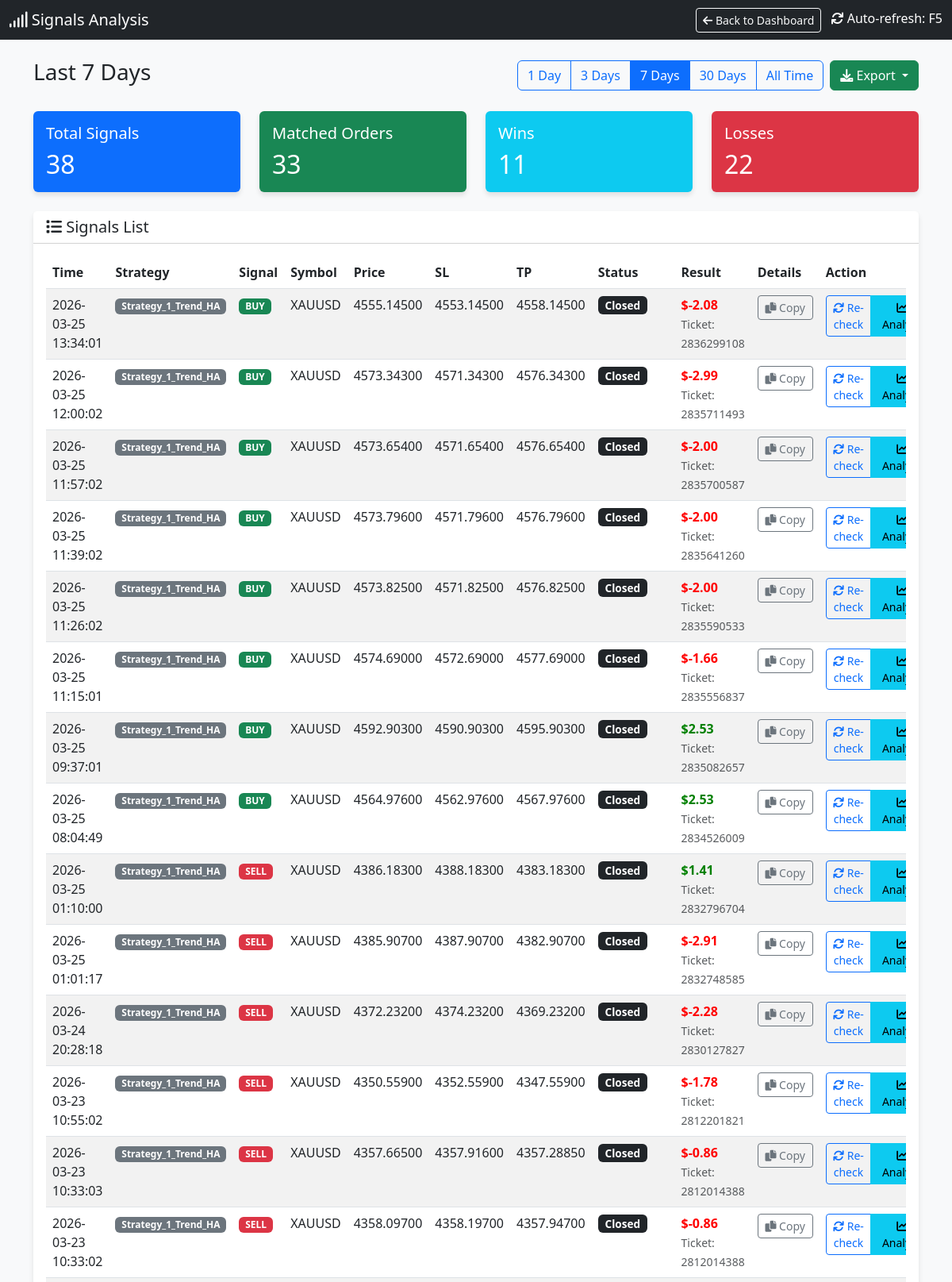
The app's page /signals (upper part) with its own data.
### tables this page shows
CREATE TABLE signals (
                id INTEGER PRIMARY KEY AUTOINCREMENT,
                timestamp DATETIME DEFAULT CURRENT_TIMESTAMP,
                strategy_name TEXT,
                symbol TEXT,
                signal_type TEXT,
                price REAL,
                sl REAL,
                tp REAL,
                indicators TEXT,
                status TEXT,
                account_id INTEGER DEFAULT 0
            );

CREATE TABLE orders (
                ticket INTEGER PRIMARY KEY,
                strategy_name TEXT,
                symbol TEXT,
                order_type TEXT,
                volume REAL,
                open_price REAL,
                sl REAL,
                tp REAL,
                open_time DATETIME,
                close_price REAL,
                profit REAL,
                comment TEXT,
                account_id INTEGER DEFAULT 0
            );

### dashboard.py (the view)
@app.route('/signals')
def signals_page():
    cur = get_db().cursor()
    days_param = request.args.get('days', '7')  # Default 7 days
    if days_param == "all":
        days = 36500
        filter_label = "All Time"
    else:
        try:
            days = int(days_param)
            filter_label = f"Last {days} Days"
        except:
            days = 7
            filter_label = "Last 7 Days"
    cutoff_date = datetime.now() - timedelta(days=days)
    cutoff_str = cutoff_date.strftime("%Y-%m-%d %H:%M:%S")
    cur.execute("SELECT * FROM signals WHERE timestamp >= ? ORDER BY timestamp DESC", (cutoff_str,))
    signals = cur.fetchall()
    signals_with_status = []
    for sig in signals:
        signal_dict = dict(sig)
        try:
            sig_timestamp = sig['timestamp']
            if isinstance(sig_timestamp, str):
                try:
                    sig_time = datetime.strptime(sig_timestamp, '%Y-%m-%d %H:%M:%S')
                except:
                    try:
                        sig_time = datetime.strptime(sig_timestamp, '%Y-%m-%d %H:%M:%S.%f')
                    except:
                        sig_time = datetime.fromisoformat(sig_timestamp.replace('Z', '+00:00'))
            else:
                sig_time = datetime.fromtimestamp(sig_timestamp)
            time_lower = (sig_time - timedelta(seconds=30)).strftime('%Y-%m-%d %H:%M:%S')
            time_upper = (sig_time + timedelta(seconds=30)).strftime('%Y-%m-%d %H:%M:%S')
        except Exception as e:
            time_lower = None
            time_upper = None
        matching_order = None
        if time_lower and time_upper:
            try:
                cur.execute("""
                    SELECT * FROM orders
                    WHERE strategy_name = ?
                    AND symbol = ?
                    AND order_type = ?
                    AND open_time BETWEEN ? AND ?
                    ORDER BY ABS(open_price - ?) ASC
                    LIMIT 1
                """, (sig['strategy_name'], sig['symbol'], sig['signal_type'], time_lower, time_upper, sig['price']))
                matching_order = cur.fetchone()
            except Exception as e:
                pass
        if matching_order:
            signal_dict['order_ticket'] = matching_order['ticket']
            signal_dict['order_profit'] = matching_order['profit']
            signal_dict['order_status'] = 'closed' if matching_order['profit'] is not None else 'open'
            signal_dict['has_order'] = True
        else:
            signal_dict['order_ticket'] = None
            signal_dict['order_profit'] = None
            signal_dict['order_status'] = 'not_found'
            signal_dict['has_order'] = False
        signals_with_status.append(signal_dict)
    total_signals = len(signals_with_status)
    matched_orders = len([s for s in signals_with_status if s['has_order']])
    wins = len([s for s in signals_with_status if s['has_order'] and s['order_profit'] is not None and s['order_profit'] > 0])
    losses = len([s for s in signals_with_status if s['has_order'] and s['order_profit'] is not None and s['order_profit'] < 0])
    cur.execute("SELECT DISTINCT strategy_name FROM orders ORDER BY strategy_name")
    strategies = [row['strategy_name'] for row in cur.fetchall()]
    return render_template('signals.html',
                         signals=signals_with_status,
                         total_signals=total_signals,
                         matched_orders=matched_orders,
                         wins=wins,
                         losses=losses,
                         current_filter=days_param,
                         filter_label=filter_label,
                         strategies=strategies)

### dashboard.py (called while the page is built)
def get_db():
    db = getattr(g, '_database', None)
    if db is None:
        db = g._database = sqlite3.connect(DB_PATH)
        db.row_factory = sqlite3.Row
    return db

@app.teardown_appcontext
def close_connection(exception):
    db = getattr(g, '_database', None)
    if db is not None:
        db.close()

def format_vn_time(value):
    if not value:
        return ""
    try:
        if isinstance(value, str):
            try:
                dt = datetime.strptime(value, "%Y-%m-%d %H:%M:%S")
            except ValueError:
                try:
                    dt = datetime.strptime(value, "%Y-%m-%d %H:%M:%S.%f")
                except ValueError:
                    dt = datetime.strptime(value, "%Y-%m-%d %H:%M")
        else:
            dt = value
        vn_time = dt + timedelta(hours=7)
        res = vn_time.strftime("%Y-%m-%d %H:%M:%S")
        return res
    except Exception as e:
        print(f"DEBUG: Error parsing '{value}': {e}")
        return value # Return original on error

### templates/signals.html (shortened to what this page needs)
<!DOCTYPE html>
<html lang="en">
<head>
    <link href="https://cdn.jsdelivr.net/npm/bootstrap@5.3.0/dist/css/bootstrap.min.css" rel="stylesheet">
    <link href="https://cdnjs.cloudflare.com/ajax/libs/font-awesome/6.0.0/css/all.min.css" rel="stylesheet">
</head>
<body>
    <nav class="navbar navbar-dark bg-dark mb-4">
        <div class="container-fluid">
            <span class="navbar-brand mb-0 h1"><i class="fas fa-signal"></i> Signals Analysis</span>
            <div>
                <a href="/" class="btn btn-outline-light btn-sm me-2">
                    <i class="fas fa-arrow-left"></i> Back to Dashboard
                </a>
                <span class="text-white"><i class="fas fa-sync"></i> Auto-refresh: F5</span>
            </div>
        </div>
    </nav>
    <div class="container mb-4">
        <div class="d-flex justify-content-between align-items-center">
            <h3>{{ filter_label }}</h3>
            <div class="d-flex gap-2">
                <div class="btn-group" role="group">
                    <a href="/signals?days=1" class="btn btn-outline-primary {% if current_filter == '1' %}active{% endif %}">1 Day</a>
                    <a href="/signals?days=3" class="btn btn-outline-primary {% if current_filter == '3' %}active{% endif %}">3 Days</a>
                    <a href="/signals?days=7" class="btn btn-outline-primary {% if current_filter == '7' %}active{% endif %}">7 Days</a>
                    <a href="/signals?days=30" class="btn btn-outline-primary {% if current_filter == '30' %}active{% endif %}">30 Days</a>
                    <a href="/signals?days=all" class="btn btn-outline-primary {% if current_filter == 'all' %}active{% endif %}">All Time</a>
                </div>
                <div class="btn-group" role="group">
                    <button type="button" class="btn btn-success dropdown-toggle" data-bs-toggle="dropdown" aria-expanded="false" title="Export to CSV">
                        <i class="fas fa-download"></i> Export
                    </button>
                </div>
            </div>
        </div>
    </div>
    <div class="container">
        <div class="row mb-4">
            <div class="col-md-3">
                <div class="card bg-primary text-white">
                    <div class="card-body">
                        <h5 class="card-title">Total Signals</h5>
                        <h2 class="card-text">{{ total_signals }}</h2>
                    </div>
                </div>
            </div>
            <div class="col-md-3">
                <div class="card bg-success text-white">
                    <div class="card-body">
                        <h5 class="card-title">Matched Orders</h5>
                        <h2 class="card-text">{{ matched_orders }}</h2>
                    </div>
                </div>
            </div>
            <div class="col-md-3">
                <div class="card bg-info text-white">
                    <div class="card-body">
                        <h5 class="card-title">Wins</h5>
                        <h2 class="card-text">{{ wins }}</h2>
                    </div>
                </div>
            </div>
            <div class="col-md-3">
                <div class="card bg-danger text-white">
                    <div class="card-body">
                        <h5 class="card-title">Losses</h5>
                        <h2 class="card-text">{{ losses }}</h2>
                    </div>
                </div>
            </div>
        </div>
        <div class="card">
            <div class="card-header bg-white">
                <h5 class="mb-0"><i class="fas fa-list"></i> Signals List</h5>
            </div>
            <div class="card-body">
                <div class="table-responsive">
                    <table class="table table-hover table-striped">
                        <thead>
                            <tr>
                                <th>Time</th>
                                <th>Strategy</th>
                                <th>Signal</th>
                                <th>Symbol</th>
                                <th>Price</th>
                                <th>SL</th>
                                <th>TP</th>
                                <th>Status</th>
                                <th>Result</th>
                                <th>Details</th>
                                <th>Action</th>
                            </tr>
                        </thead>
                        <tbody>
                            {% for sig in signals %}
                            <tr class="signal-row" id="signal-row-{{ sig.id }}">
                                <td>{{ sig.timestamp | to_vn_time }}</td>
                                <td><span class="badge bg-secondary">{{ sig.strategy_name }}</span></td>
                                <td>
                                    {% if sig.signal_type == 'BUY' %}
                                    <span class="badge badge-buy">BUY</span>
                                    {% else %}
                                    <span class="badge badge-sell">SELL</span>
                                    {% endif %}
                                </td>
                                <td>{{ sig.symbol }}</td>
                                <td>{{ "%.5f"|format(sig.price) }}</td>
                                <td>{{ "%.5f"|format(sig.sl) if sig.sl else '-' }}</td>
                                <td>{{ "%.5f"|format(sig.tp) if sig.tp else '-' }}</td>
                                <td id="status-{{ sig.id }}">
                                    {% if sig.has_order %}
                                        {% if sig.order_status == 'closed' %}
                                            <span class="badge bg-dark status-badge">Closed</span>
                                        {% else %}
                                            <span class="badge bg-warning status-badge">Open</span>
                                        {% endif %}
                                    {% else %}
                                        <span class="badge bg-secondary status-badge">Not Found</span>
                                    {% endif %}
                                </td>
                                <td id="result-{{ sig.id }}">
                                    {% if sig.has_order and sig.order_profit is not none %}
                                        <span class="{% if sig.order_profit >= 0 %}profit-pos{% else %}profit-neg{% endif %}">
                                            ${{ "%.2f"|format(sig.order_profit) }}
                                        </span>
                                        <br>
                                        <small class="text-muted">Ticket: {{ sig.order_ticket }}</small>
                                    {% elif sig.has_order %}
                                        <span class="text-muted">Running...</span>
                                    {% else %}
                                        <span class="text-muted">-</span>
                                    {% endif %}
                                </td>
                                <td id="details-{{ sig.id }}">
                                    <button class="btn btn-sm btn-outline-secondary copy-details-btn"
                                            data-signal-id="{{ sig.id }}"
                                            data-signal-data='{{ sig|tojson }}'
                                            title="Copy signal details">
                                        <i class="fas fa-copy"></i> Copy
                                    </button>
                                </td>
                                <td id="action-{{ sig.id }}">
                                    <div class="btn-group" role="group">
                                        {% if not sig.has_order %}
                                            <button class="btn btn-sm btn-primary check-mt5-btn" data-signal-id="{{ sig.id }}">
                                                <i class="fas fa-search"></i> Check MT5
                                            </button>
                                        {% else %}
                                            <button class="btn btn-sm btn-outline-primary check-mt5-btn" data-signal-id="{{ sig.id }}">
                                                <i class="fas fa-sync"></i> Re-check
                                            </button>
                                        {% endif %}
                                        <button class="btn btn-sm btn-info analyze-signal-btn" data-signal-id="{{ sig.id }}" title="Analyze signal">
                                            <i class="fas fa-chart-line"></i> Analyze
                                        </button>
                                    </div>
                                </td>
                            </tr>
                            {% endfor %}
                        </tbody>
                    </table>
                </div>
            </div>
        </div>
    </div>
</body>
</html>

### templates/signals.html (style rules this page uses)
body { background-color: #f8f9fa; }
.card { box-shadow: 0 4px 6px rgba(0, 0, 0, 0.1); border: none; }
.profit-pos { color: green; font-weight: bold; }
.profit-neg { color: red; font-weight: bold; }
.badge-buy { background-color: #198754; }
.badge-sell { background-color: #dc3545; }
.status-badge { font-size: 0.85em; padding: 0.35em 0.65em; }
.signal-row { transition: background-color 0.2s; }
.copy-details-btn { min-width: 70px; }
.analyze-signal-btn { min-width: 80px; }

### records on screen
signals: timestamp|to_vn_time "2026-03-25 13:34:01", strategy_name "Strategy_1_Trend_HA", symbol "XAUUSD", price "4555.14500", sl "4553.14500", tp "4558.14500"
orders: order_profit "-2.08", order_ticket "2836299108"
signals: timestamp|to_vn_time "2026-03-25 12:00:02", strategy_name "Strategy_1_Trend_HA", symbol "XAUUSD", price "4573.34300", sl "4571.34300", tp "4576.34300"
orders: order_profit "-2.99", order_ticket "2835711493"
signals: timestamp|to_vn_time "2026-03-25 11:57:02", strategy_name "Strategy_1_Trend_HA", symbol "XAUUSD", price "4573.65400", sl "4571.65400", tp "4576.65400"
orders: order_profit "-2.00", order_ticket "2835700587"
signals: timestamp|to_vn_time "2026-03-25 11:39:02", strategy_name "Strategy_1_Trend_HA", symbol "XAUUSD", price "4573.79600", sl "4571.79600", tp "4576.79600"
orders: order_profit "-2.00", order_ticket "2835641260"
signals: timestamp|to_vn_time "2026-03-25 11:26:02", strategy_name "Strategy_1_Trend_HA", symbol "XAUUSD", price "4573.82500", sl "4571.82500", tp "4576.82500"
orders: order_profit "-2.00", order_ticket "2835590533"
signals: timestamp|to_vn_time "2026-03-25 11:15:01", strategy_name "Strategy_1_Trend_HA", symbol "XAUUSD", price "4574.69000", sl "4572.69000", tp "4577.69000"
orders: order_profit "-1.66", order_ticket "2835556837"
signals: timestamp|to_vn_time "2026-03-25 09:37:01", strategy_name "Strategy_1_Trend_HA", symbol "XAUUSD", price "4592.90300", sl "4590.90300", tp "4595.90300"
orders: order_profit "2.53", order_ticket "2835082657"
signals: timestamp|to_vn_time "2026-03-25 08:04:49", strategy_name "Strategy_1_Trend_HA", symbol "XAUUSD", price "4564.97600", sl "4562.97600", tp "4567.97600"
orders: order_profit "2.53", order_ticket "2834526009"
signals: timestamp|to_vn_time "2026-03-25 01:10:00", strategy_name "Strategy_1_Trend_HA", symbol "XAUUSD", price "4386.18300", sl "4388.18300", tp "4383.18300"
orders: order_profit "1.41", order_ticket "2832796704"
signals: timestamp|to_vn_time "2026-03-25 01:01:17", strategy_name "Strategy_1_Trend_HA", symbol "XAUUSD", price "4385.90700", sl "4387.90700", tp "4382.90700"
orders: order_profit "-2.91", order_ticket "2832748585"
signals: timestamp|to_vn_time "2026-03-24 20:28:18", strategy_name "Strategy_1_Trend_HA", symbol "XAUUSD", price "4372.23200", sl "4374.23200", tp "4369.23200"
orders: order_profit "-2.28", order_ticket "2830127827"
signals: timestamp|to_vn_time "2026-03-23 10:55:02", strategy_name "Strategy_1_Trend_HA", symbol "XAUUSD", price "4350.55900", sl "4352.55900", tp "4347.55900"
orders: order_profit "-1.78", order_ticket "2812201821"
signals: timestamp|to_vn_time "2026-03-23 10:33:03", strategy_name "Strategy_1_Trend_HA", symbol "XAUUSD", price "4357.66500", sl "4357.91600", tp "4357.28850"
orders: order_profit "-0.86" "-0.86", order_ticket "2812014388" "2812014388"
signals: timestamp|to_vn_time "2026-03-23 10:33:02", strategy_name "Strategy_1_Trend_HA", symbol "XAUUSD", price "4358.09700", sl "4358.19700", tp "4357.94700"

### other values on screen
{{ filter_label }} "Last 7 Days"
{{ total_signals }} "38"
{{ matched_orders }} "33"
{{ wins }} "11"
{{ losses }} "22"
